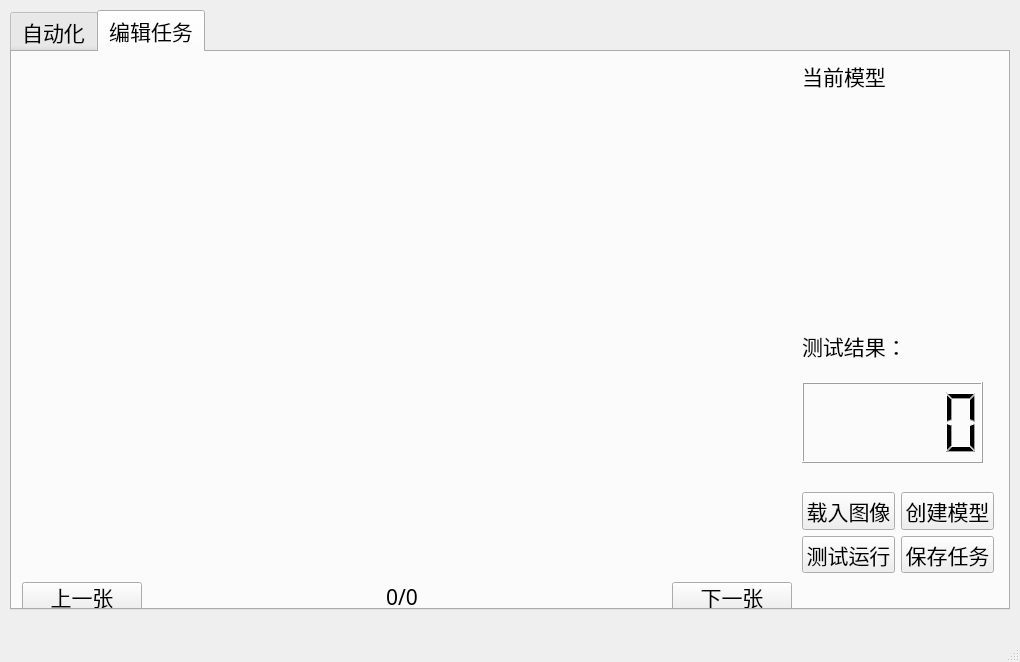
<?xml version="1.0" encoding="UTF-8"?>
<ui version="4.0">
 <class>MainWindow</class>
 <widget class="QMainWindow" name="MainWindow">
  <property name="geometry">
   <rect>
    <x>0</x>
    <y>0</y>
    <width>1020</width>
    <height>662</height>
   </rect>
  </property>
  <property name="sizePolicy">
   <sizepolicy hsizetype="Fixed" vsizetype="Fixed">
    <horstretch>0</horstretch>
    <verstretch>0</verstretch>
   </sizepolicy>
  </property>
  <property name="windowTitle">
   <string>MainWindow</string>
  </property>
  <widget class="QWidget" name="centralwidget">
   <widget class="QTabWidget" name="tabWidget">
    <property name="geometry">
     <rect>
      <x>10</x>
      <y>10</y>
      <width>1000</width>
      <height>600</height>
     </rect>
    </property>
    <property name="sizePolicy">
     <sizepolicy hsizetype="Fixed" vsizetype="Fixed">
      <horstretch>0</horstretch>
      <verstretch>0</verstretch>
     </sizepolicy>
    </property>
    <property name="font">
     <font>
      <family>微软雅黑</family>
      <pointsize>16</pointsize>
     </font>
    </property>
    <property name="currentIndex">
     <number>1</number>
    </property>
    <widget class="QWidget" name="tab">
     <attribute name="title">
      <string>自动化</string>
     </attribute>
     <widget class="QComboBox" name="combox_current_task">
      <property name="geometry">
       <rect>
        <x>740</x>
        <y>20</y>
        <width>241</width>
        <height>30</height>
       </rect>
      </property>
     </widget>
     <widget class="QLabel" name="label_running_image">
      <property name="geometry">
       <rect>
        <x>10</x>
        <y>20</y>
        <width>600</width>
        <height>500</height>
       </rect>
      </property>
      <property name="text">
       <string/>
      </property>
      <property name="pixmap">
       <pixmap>image_background.png</pixmap>
      </property>
      <property name="scaledContents">
       <bool>true</bool>
      </property>
     </widget>
     <widget class="QLabel" name="label_6">
      <property name="geometry">
       <rect>
        <x>620</x>
        <y>20</y>
        <width>120</width>
        <height>30</height>
       </rect>
      </property>
      <property name="text">
       <string>当前任务</string>
      </property>
      <property name="alignment">
       <set>Qt::AlignCenter</set>
      </property>
     </widget>
     <widget class="QPushButton" name="button_init">
      <property name="geometry">
       <rect>
        <x>850</x>
        <y>350</y>
        <width>120</width>
        <height>50</height>
       </rect>
      </property>
      <property name="sizePolicy">
       <sizepolicy hsizetype="Fixed" vsizetype="Fixed">
        <horstretch>0</horstretch>
        <verstretch>0</verstretch>
       </sizepolicy>
      </property>
      <property name="text">
       <string>初始化</string>
      </property>
     </widget>
     <widget class="QPushButton" name="button_run">
      <property name="geometry">
       <rect>
        <x>850</x>
        <y>410</y>
        <width>120</width>
        <height>50</height>
       </rect>
      </property>
      <property name="sizePolicy">
       <sizepolicy hsizetype="Fixed" vsizetype="Fixed">
        <horstretch>0</horstretch>
        <verstretch>0</verstretch>
       </sizepolicy>
      </property>
      <property name="text">
       <string>运行</string>
      </property>
     </widget>
     <widget class="QPushButton" name="button_end">
      <property name="geometry">
       <rect>
        <x>850</x>
        <y>470</y>
        <width>120</width>
        <height>50</height>
       </rect>
      </property>
      <property name="sizePolicy">
       <sizepolicy hsizetype="Fixed" vsizetype="Fixed">
        <horstretch>0</horstretch>
        <verstretch>0</verstretch>
       </sizepolicy>
      </property>
      <property name="text">
       <string>结束</string>
      </property>
     </widget>
    </widget>
    <widget class="QWidget" name="tab_3">
     <attribute name="title">
      <string>编辑任务</string>
     </attribute>
     <widget class="QLabel" name="label_edit_image">
      <property name="geometry">
       <rect>
        <x>10</x>
        <y>10</y>
        <width>768</width>
        <height>512</height>
       </rect>
      </property>
      <property name="sizePolicy">
       <sizepolicy hsizetype="Fixed" vsizetype="Fixed">
        <horstretch>0</horstretch>
        <verstretch>0</verstretch>
       </sizepolicy>
      </property>
      <property name="text">
       <string/>
      </property>
      <property name="pixmap">
       <pixmap>image_background.png</pixmap>
      </property>
      <property name="scaledContents">
       <bool>true</bool>
      </property>
     </widget>
     <widget class="QLabel" name="label_2">
      <property name="geometry">
       <rect>
        <x>790</x>
        <y>10</y>
        <width>84</width>
        <height>28</height>
       </rect>
      </property>
      <property name="sizePolicy">
       <sizepolicy hsizetype="Fixed" vsizetype="Fixed">
        <horstretch>0</horstretch>
        <verstretch>0</verstretch>
       </sizepolicy>
      </property>
      <property name="text">
       <string>当前模型</string>
      </property>
      <property name="alignment">
       <set>Qt::AlignCenter</set>
      </property>
     </widget>
     <widget class="QLabel" name="label_model_image">
      <property name="geometry">
       <rect>
        <x>790</x>
        <y>50</y>
        <width>180</width>
        <height>180</height>
       </rect>
      </property>
      <property name="sizePolicy">
       <sizepolicy hsizetype="Fixed" vsizetype="Fixed">
        <horstretch>1</horstretch>
        <verstretch>1</verstretch>
       </sizepolicy>
      </property>
      <property name="minimumSize">
       <size>
        <width>180</width>
        <height>180</height>
       </size>
      </property>
      <property name="maximumSize">
       <size>
        <width>180</width>
        <height>180</height>
       </size>
      </property>
      <property name="text">
       <string/>
      </property>
      <property name="pixmap">
       <pixmap>image_background.png</pixmap>
      </property>
      <property name="scaledContents">
       <bool>true</bool>
      </property>
     </widget>
     <widget class="QLabel" name="label_result">
      <property name="geometry">
       <rect>
        <x>790</x>
        <y>280</y>
        <width>96</width>
        <height>28</height>
       </rect>
      </property>
      <property name="sizePolicy">
       <sizepolicy hsizetype="Fixed" vsizetype="Fixed">
        <horstretch>0</horstretch>
        <verstretch>0</verstretch>
       </sizepolicy>
      </property>
      <property name="text">
       <string>测试结果：</string>
      </property>
     </widget>
     <widget class="QLCDNumber" name="lcdNumber">
      <property name="geometry">
       <rect>
        <x>790</x>
        <y>330</y>
        <width>181</width>
        <height>81</height>
       </rect>
      </property>
     </widget>
     <widget class="QWidget" name="layoutWidget">
      <property name="geometry">
       <rect>
        <x>790</x>
        <y>440</y>
        <width>192</width>
        <height>81</height>
       </rect>
      </property>
      <layout class="QGridLayout" name="gridLayout">
       <item row="0" column="0">
        <widget class="QPushButton" name="button_load_image">
         <property name="sizePolicy">
          <sizepolicy hsizetype="Preferred" vsizetype="Fixed">
           <horstretch>0</horstretch>
           <verstretch>0</verstretch>
          </sizepolicy>
         </property>
         <property name="text">
          <string>载入图像</string>
         </property>
        </widget>
       </item>
       <item row="0" column="1">
        <widget class="QPushButton" name="button_create_model">
         <property name="sizePolicy">
          <sizepolicy hsizetype="Preferred" vsizetype="Fixed">
           <horstretch>0</horstretch>
           <verstretch>0</verstretch>
          </sizepolicy>
         </property>
         <property name="text">
          <string>创建模型</string>
         </property>
        </widget>
       </item>
       <item row="1" column="0">
        <widget class="QPushButton" name="button_test_run">
         <property name="sizePolicy">
          <sizepolicy hsizetype="Preferred" vsizetype="Fixed">
           <horstretch>0</horstretch>
           <verstretch>0</verstretch>
          </sizepolicy>
         </property>
         <property name="text">
          <string>测试运行</string>
         </property>
        </widget>
       </item>
       <item row="1" column="1">
        <widget class="QPushButton" name="button_save">
         <property name="sizePolicy">
          <sizepolicy hsizetype="Preferred" vsizetype="Fixed">
           <horstretch>0</horstretch>
           <verstretch>0</verstretch>
          </sizepolicy>
         </property>
         <property name="text">
          <string>保存任务</string>
         </property>
        </widget>
       </item>
      </layout>
     </widget>
     <widget class="QPushButton" name="button_next_test_image">
      <property name="geometry">
       <rect>
        <x>660</x>
        <y>530</y>
        <width>120</width>
        <height>30</height>
       </rect>
      </property>
      <property name="text">
       <string>下一张</string>
      </property>
     </widget>
     <widget class="QPushButton" name="button_previous_test_image">
      <property name="geometry">
       <rect>
        <x>10</x>
        <y>530</y>
        <width>120</width>
        <height>30</height>
       </rect>
      </property>
      <property name="text">
       <string>上一张</string>
      </property>
     </widget>
     <widget class="QLabel" name="label_test_image_num">
      <property name="geometry">
       <rect>
        <x>330</x>
        <y>530</y>
        <width>120</width>
        <height>30</height>
       </rect>
      </property>
      <property name="text">
       <string>0/0</string>
      </property>
      <property name="alignment">
       <set>Qt::AlignCenter</set>
      </property>
     </widget>
    </widget>
   </widget>
  </widget>
  <widget class="QMenuBar" name="menuBar">
   <property name="geometry">
    <rect>
     <x>0</x>
     <y>0</y>
     <width>1020</width>
     <height>22</height>
    </rect>
   </property>
  </widget>
  <widget class="QStatusBar" name="statusBar"/>
  <action name="actionNew">
   <property name="text">
    <string>New</string>
   </property>
   <property name="font">
    <font>
     <family>微软雅黑</family>
     <pointsize>12</pointsize>
    </font>
   </property>
  </action>
  <action name="actionOpen">
   <property name="text">
    <string>Open</string>
   </property>
   <property name="font">
    <font>
     <family>微软雅黑</family>
     <pointsize>12</pointsize>
    </font>
   </property>
  </action>
 </widget>
 <resources/>
 <connections/>
</ui>
